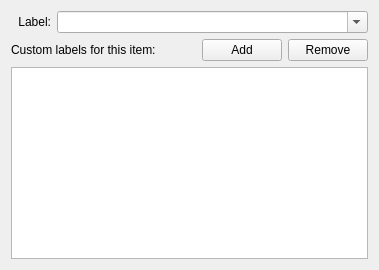
       <widget class="QWidget" name="labelsTab">
        <attribute name="title">
         <string>La&amp;bels</string>
        </attribute>
        <layout class="QVBoxLayout" name="verticalLayout_8">
         <item>
          <layout class="QVBoxLayout" name="verticalLayout">
           <item>
            <layout class="QHBoxLayout" name="horizontalLayout_5">
             <item>
              <widget class="QLabel" name="label">
               <property name="minimumSize">
                <size>
                 <width>40</width>
                 <height>0</height>
                </size>
               </property>
               <property name="text">
                <string>Label:</string>
               </property>
               <property name="alignment">
                <set>Qt::AlignRight|Qt::AlignTrailing|Qt::AlignVCenter</set>
               </property>
              </widget>
             </item>
             <item>
              <widget class="KComboBox" name="kComboBox_label">
               <property name="sizePolicy">
                <sizepolicy hsizetype="MinimumExpanding" vsizetype="Fixed">
                 <horstretch>0</horstretch>
                 <verstretch>0</verstretch>
                </sizepolicy>
               </property>
               <property name="toolTip">
                <string>Insert your custom label here or select one from the list.</string>
               </property>
               <property name="editable">
                <bool>true</bool>
               </property>
               <property name="duplicatesEnabled">
                <bool>false</bool>
               </property>
               <property name="autoCompletion">
                <bool>false</bool>
               </property>
               <property name="trapReturnKey">
                <bool>true</bool>
               </property>
              </widget>
             </item>
            </layout>
           </item>
           <item>
            <layout class="QVBoxLayout" name="verticalLayout_9">
             <item>
              <layout class="QHBoxLayout" name="horizontalLayout_6">
               <item>
                <widget class="QLabel" name="label_2">
                 <property name="maximumSize">
                  <size>
                   <width>16777215</width>
                   <height>32</height>
                  </size>
                 </property>
                 <property name="text">
                  <string>Custom labels for this item:</string>
                 </property>
                </widget>
               </item>
               <item>
                <spacer name="horizontalSpacer_4">
                 <property name="orientation">
                  <enum>Qt::Horizontal</enum>
                 </property>
                 <property name="sizeHint" stdset="0">
                  <size>
                   <width>40</width>
                   <height>20</height>
                  </size>
                 </property>
                </spacer>
               </item>
               <item>
                <widget class="QPushButton" name="addButton">
                 <property name="enabled">
                  <bool>true</bool>
                 </property>
                 <property name="maximumSize">
                  <size>
                   <width>100</width>
                   <height>16777215</height>
                  </size>
                 </property>
                 <property name="text">
                  <string>Add</string>
                 </property>
                </widget>
               </item>
               <item>
                <widget class="QPushButton" name="removeButton">
                 <property name="enabled">
                  <bool>true</bool>
                 </property>
                 <property name="maximumSize">
                  <size>
                   <width>100</width>
                   <height>16777215</height>
                  </size>
                 </property>
                 <property name="text">
                  <string>Remove</string>
                 </property>
                </widget>
               </item>
              </layout>
             </item>
             <item>
              <widget class="QListView" name="labelsList">
               <property name="editTriggers">
                <set>QAbstractItemView::NoEditTriggers</set>
               </property>
               <property name="selectionMode">
                <enum>QAbstractItemView::MultiSelection</enum>
               </property>
              </widget>
             </item>
            </layout>
           </item>
          </layout>
         </item>
        </layout>
       </widget>
